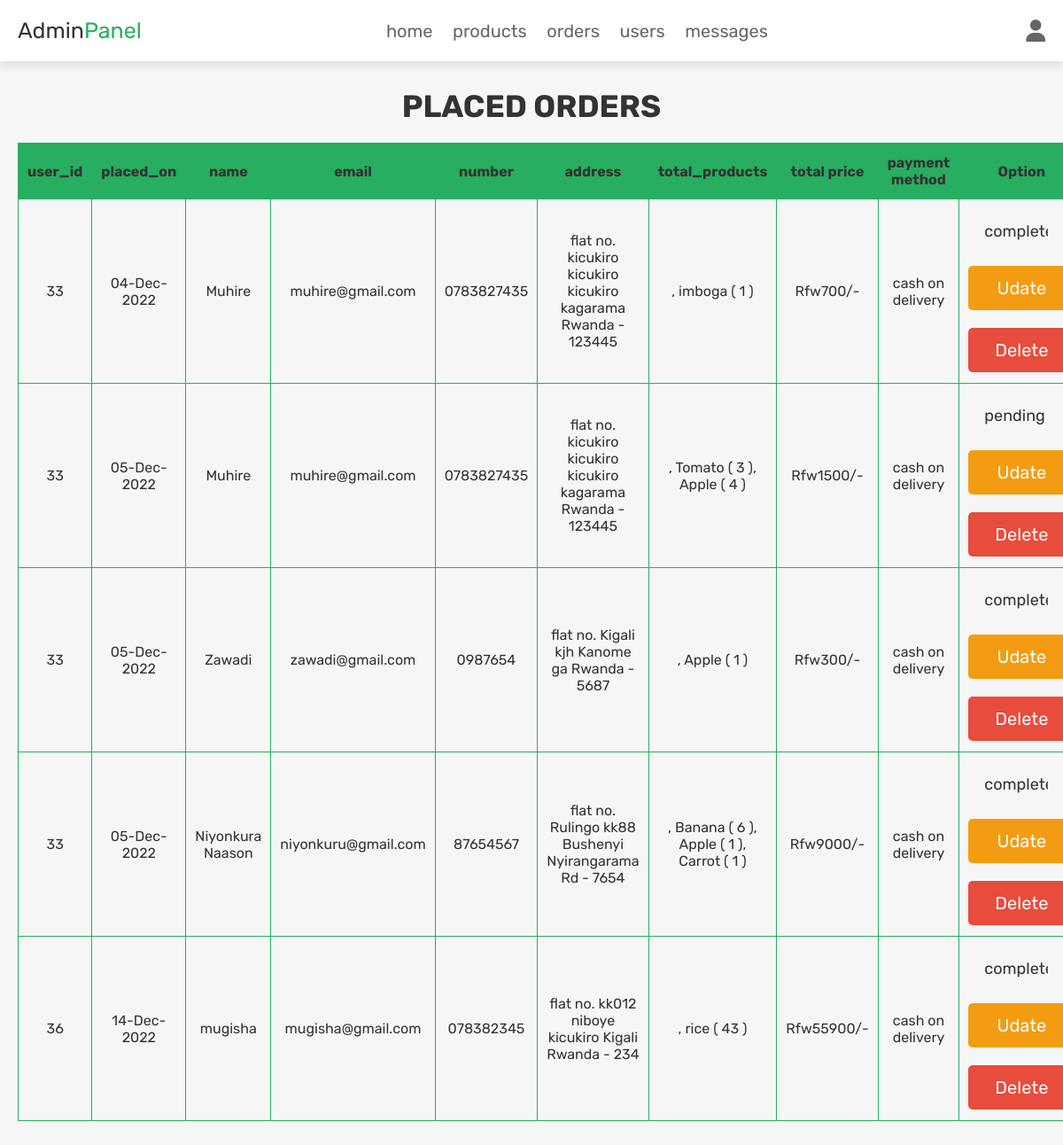
/admin_orders.php (signed in), run on the app's committed database.
### tables this page shows
CREATE TABLE `orders` (
  `id` int(100) NOT NULL,
  `user_id` int(100) NOT NULL,
  `name` varchar(100) NOT NULL,
  `number` varchar(12) NOT NULL,
  `email` varchar(100) NOT NULL,
  `method` varchar(50) NOT NULL,
  `address` varchar(500) NOT NULL,
  `total_products` varchar(1000) NOT NULL,
  `total_price` int(100) NOT NULL,
  `placed_on` varchar(50) NOT NULL,
  `payment_status` varchar(20) NOT NULL DEFAULT 'pending'
);

### admin_orders.php (the view, shortened to what this page needs)
<?php
@include 'config.php';
?>
<!DOCTYPE html>
<html lang="en">
<head>
   <link rel="stylesheet" href="https://cdnjs.cloudflare.com/ajax/libs/font-awesome/6.1.1/css/all.min.css">
   <link rel="stylesheet" href="css/admin_style.css">
</head>
<body>
<?php include 'admin_header.php'; ?>
<section class="placed-orders">
   <h1 class="title">placed orders</h1>
   <table class="table">
     <thead>
     	<tr>
     	 <th>user_id</th>
     	 <th>placed_on</th>
     	 <th>name</th>
     	 <th>email</th>
     	 <th>number</th>
     	 <th>address</th>
     	 <th>total_products</th>
     	 <th>total price</th>
     	 <th>payment method</th>
     	 <th>Option</th>
     	</tr>
     </thead>
      <?php
         $select_orders = $conn->prepare("SELECT * FROM `orders`");
         $select_orders->execute();
         if($select_orders->rowCount() > 0){
            while($fetch_orders = $select_orders->fetch(PDO::FETCH_ASSOC)){
      ?>
      <tbody>
     	  <tr>
     	  	  <td data-label="user id"><span><?= $fetch_orders['user_id']; ?></span> </td>
     	  	  <td data-label="placed on"><span><?= $fetch_orders['placed_on']; ?></span></td>
     	  	  <td data-label="name"><span><?= $fetch_orders['name']; ?></span></td>
     	  	  <td data-label="email"><span><?= $fetch_orders['email']; ?></span></td>
     	  	  <td data-label="number"><span><?= $fetch_orders['number']; ?></span></td>
     	  	  <td data-label="address"><span><?= $fetch_orders['address']; ?></span></td>
     	  	  <td data-label="total products"><span><?= $fetch_orders['total_products']; ?></span></td>
     	  	  <td data-label="total price"><span>Rfw<?= $fetch_orders['total_price']; ?>/-</span></td>
     	  	  <td data-label="payment method"><span><?= $fetch_orders['method']; ?></span></td>
     	  	  <td data-label="Option" class="box">
               <form action="" method="POST">
            <select name="update_payment" class="drop-down">
               <option value="" selected disabled><?= $fetch_orders['payment_status']; ?></option>
            </select>
            <div class="flex-btn">
               <input type="submit" name="update_order" class="option-btn" value="udate">
               <a href="admin_orders.php?delete=<?= $fetch_orders['id']; ?>" class="delete-btn" onclick="return confirm('delete this order?');">delete</a>
            </div>
         </form>
           </td>
     	  </tr>
     </tbody>
      <?php
         }
      }else{
         echo '<p class="empty">no orders placed yet!</p>';
      }
      ?>
   </table>
</section>
</body>
</html>

### css/admin_style.css (style rules this page uses)
.placed-orders .box .drop-down { width: 100%; padding:1.2rem 1.4rem; font-size: 1.8rem; border:var(--border); border-radius: .5rem; background-color: var(--light-bg); margin-bottom: .5rem; }

### css/components.css (style rules this page uses)
:root { --green:#27ae60; --orange:#f39c12; --red:#e74c3c; --black:#333; --light-color:#666; --white:#fff; --light-bg:#f6f6f6; --box-shadow:0 .5rem 1rem rgba(0,0,0,.1); }
* { font-family: 'Rubik', sans-serif; margin:0; padding:0; box-sizing: border-box; outline: none; border:none; text-decoration: none; color:var(--black); }
body { background-color: var(--light-bg); }
html { font-size: 62.5%; overflow-x: hidden; scroll-behavior: smooth; scroll-padding-top: 6.5rem; }
section { padding:3rem 2rem; max-width: 1200px; margin:0 auto; }
.btn, .delete-btn, .option-btn { display: block; width: 100%; margin-top: 1rem; border-radius: .5rem; color:var(--white); font-size: 2rem; padding:1.3rem 3rem; text-transform: capitalize; cursor: pointer; text-align: center; }
.delete-btn { background-color: var(--red); }
.option-btn { background-color: var(--orange); }
.flex-btn { display: flex; flex-wrap: wrap; gap:1rem; }
.flex-btn > * { flex:1; }
.title { text-align: center; margin-bottom: 2rem; text-transform: uppercase; color:var(--black); font-size: 3.5rem; }
.table { width: 100%; border-collapse: collapse; }
.table td,.table th { padding:12px 10px; border:1px solid var(--green); text-align: center; font-size:16px; }
.table th { background-color: var(--green); color:var(--black); }

### data on the page
orders: user "33", placed_on "04-Dec-2022", name "Muhire", email "muhire@gmail.com", number "0783827435", address "flat no. kicukiro kicukiro kicukiro kagarama Rwanda - 123445", total_products ", imboga ( 1 )", total_price "700", method "cash on delivery", update_payment "completed"
orders: user "33", placed_on "05-Dec-2022", name "Muhire", email "muhire@gmail.com", number "0783827435", address "flat no. kicukiro kicukiro kicukiro kagarama Rwanda - 123445", total_products ", Tomato ( 3 ), Apple ( 4 )", total_price "1500", method "cash on delivery", update_payment "pending"
orders: user "33", placed_on "05-Dec-2022", name "Zawadi", email "zawadi@gmail.com", number "0987654", address "flat no. Kigali kjh Kanome ga Rwanda - 5687", total_products ", Apple ( 1 )", total_price "300", method "cash on delivery", update_payment "completed"
orders: user "33", placed_on "05-Dec-2022", name "Niyonkura Naason", email "niyonkuru@gmail.com", number "87654567", address "flat no. Rulingo kk88 Bushenyi Nyirangarama Rd - 7654", total_products ", Banana ( 6 ), Apple ( 1 ), Carrot ( 1 )", total_price "9000", method "cash on delivery", update_payment "completed"
orders: user "36", placed_on "14-Dec-2022", name "mugisha", email "mugisha@gmail.com", number "078382345", address "flat no. kk012 niboye kicukiro Kigali Rwanda - 234", total_products ", rice ( 43 )", total_price "55900", method "cash on delivery", update_payment "completed"
